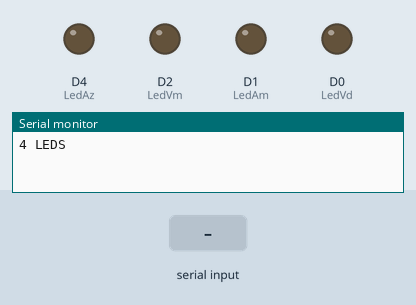
Recording of a sketch running on a simulated ESP8266 (NodeMCU). Shown: output pins drawn as LEDs (lit = HIGH), the last lines printed to the serial monitor. The inputs (shaded band) are chosen by the test bench.

Above: at 3.2 s.
3.3 s: "VDL" received over Serial
At 5.5 s:
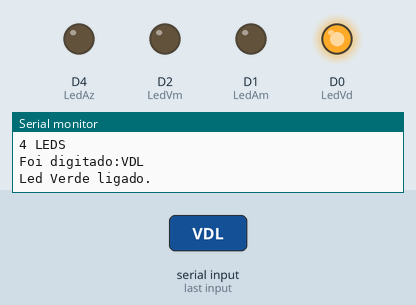
5.8 s: "VDD" received over Serial
At 7.6 s:
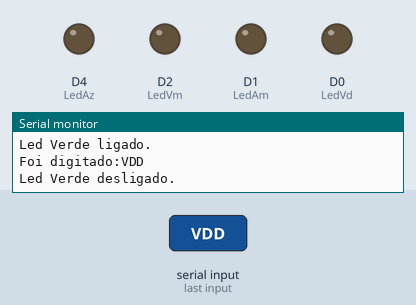
Timing chart, 0 to 9.1 s (numbered marks = the images above; inputs shaded):
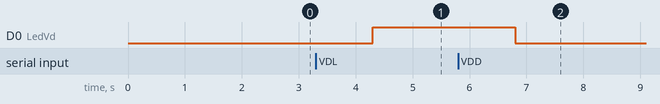

Measured:
- after the input at 3.3 s, D0 (LedVd): LOW → HIGH after 1.0 s
- after the input at 5.8 s, D0 (LedVd): HIGH → LOW after 1.0 s

The sketch:

01-LD_Leds.ino
```cpp
// Define o pino dos LEDs
#define LedVd D0
#define LedAm D1
#define LedVm D2
#define LedAz D4
#define Botao D3


String st1; // Variável String

void setup()
{
  Serial.begin(9600); //Set da velocidade 9600 bps

  pinMode(LedVd, OUTPUT); // Define LED como Saida
  digitalWrite(LedVd, LOW); // Desliga o LED

  pinMode(LedAm, OUTPUT); // Define LED como Saida
  digitalWrite(LedAm, LOW); // Desliga o LED

  pinMode(LedVm, OUTPUT); // Define LED como Saida
  digitalWrite(LedVm, LOW); // Desliga o LED

  pinMode(LedAz, OUTPUT); // Define LED como Saida
  digitalWrite(LedAz, LOW); // Desliga o LED

  Serial.println();
  Serial.println("4 LEDS"); // Imprime na Serial
  delay(2000);
}
void loop()
{
  while (Serial.available())
  {
    int resultado;
    st1 = Serial.readString();
    Serial.println("Foi digitado:" + st1);


    // Led Verde
    resultado = st1.indexOf("VDL"); // VerDe Ligar
    if (resultado != -1) {
      digitalWrite(LedVd, HIGH);
      Serial.println("Led Verde ligado.");
    }
    resultado = st1.indexOf("VDD"); // VerDe Desligar
    if (resultado != -1) {
      digitalWrite(LedVd, LOW); // VerDe Desligar
      Serial.println("Led Verde desligado.");
    }

    /* Fazer para o LED Amarelo, Vermelho e Azul liga/desliga pela Serial*/


  }
}
```
